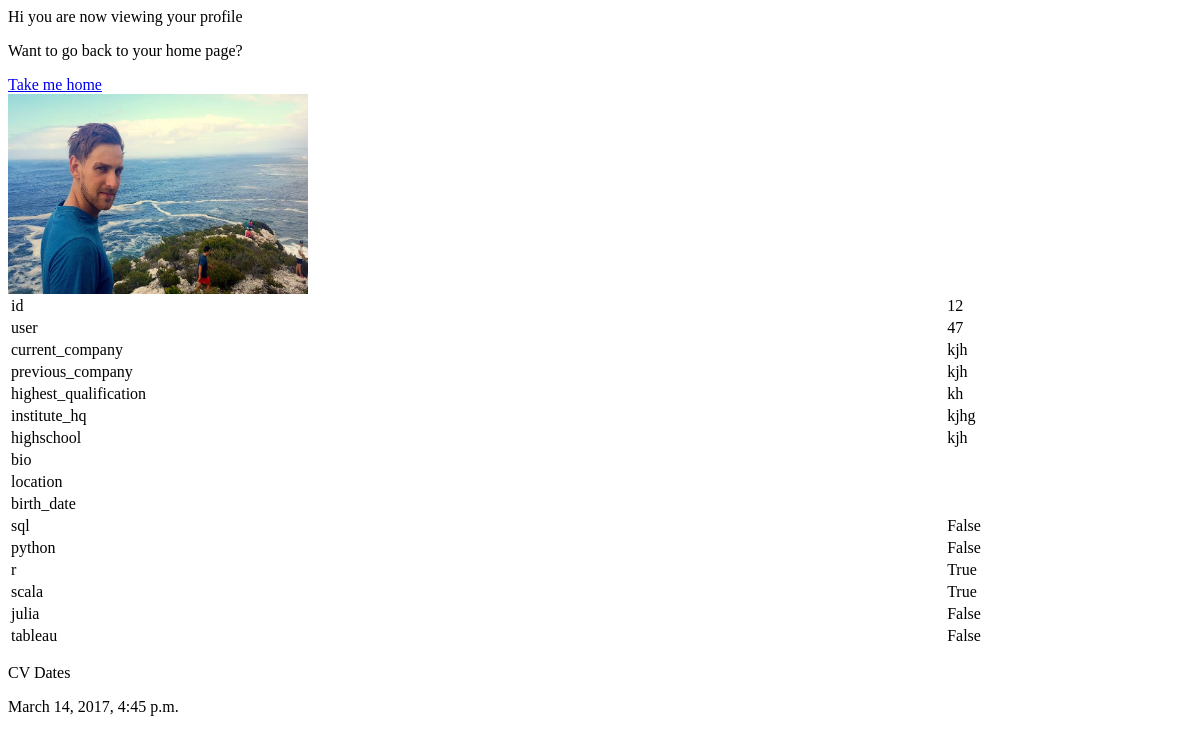
The app's page /createprofile/employee/view_profile/ (signed in), older data.
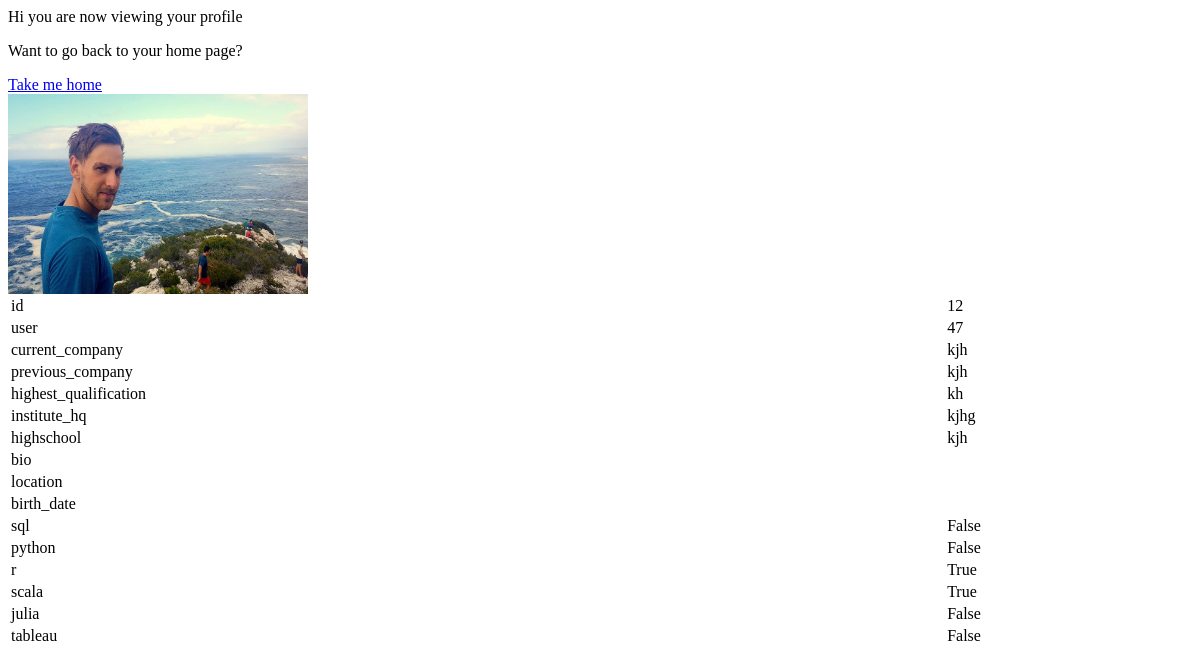
The same page, newer data.
### createprofile/models.py (models this page shows)
class Profile_Picture(models.Model):
    user = models.OneToOneField(User, on_delete=models.CASCADE)
    description = models.CharField(max_length=255, blank=True)
    photo = models.ImageField(upload_to="documents/photos/")
    uploaded_at = models.DateTimeField(auto_now_add=True)

class Employee_Profile(models.Model):
    user = models.OneToOneField(User, on_delete=models.CASCADE)
    current_company = models.TextField(max_length=100, blank=True)
    previous_company = models.TextField(max_length=100, blank=True)
    highest_qualification =  models.TextField(max_length=100, blank=True)
    institute_hq =  models.TextField(max_length=100, blank=True)
    highschool = models.TextField(max_length=100, blank=True)
    bio = models.TextField(max_length=500, blank=True)
    location = models.CharField(max_length=30, blank=True)
    birth_date = models.DateField(null=True, blank=True)
    sql = models.BooleanField(default = False)
    python = models.BooleanField(default = False)
    r = models.BooleanField(default = False)
    scala = models.BooleanField(default = False)
    julia  = models.BooleanField(default = False)
    tableau = models.BooleanField(default = False)
    def get_fields(self):
        return [(field.name, field.value_to_string(self)) for field in Employee_Profile._meta.fields]

class Document(models.Model):
    user = models.ForeignKey(User, on_delete=models.CASCADE)
    description = models.CharField(max_length=255, blank=True)
    document = models.FileField(upload_to="documents/", validators=[validate_cv_extension])
    uploaded_at = models.DateTimeField(auto_now_add=True)

### createprofile/views.py (the view)
@login_required
def employee_view_profile(request):
    user = Profile.objects.get(user=request.user)
    if(user.employer == True):
        return HttpResponseRedirect('/createprofile/employer/home/')
    u = Employee_Profile.objects.get(user=request.user)
    u_stats = Employee_Profile.objects.get(user=request.user)
    doc_stats = Document.objects.filter(user=request.user).order_by('-uploaded_at')[:1]
    print(doc_stats)
    image = Profile_Picture.objects.get(user=request.user)
    return render(request, 'createprofile/employee_view_profile.html', {'image': image ,'u_stats': u_stats, 'doc_stats' : doc_stats})

### createprofile/templates/createprofile/employee_view_profile.html
<p>Hi {{u.user}} you are now viewing your profile </p>
<p>Want to go back to your home page?</p>
<a href="{% url 'createprofile:employee_home' %}">Take me home</a>
<div>
<img src="{{ image.photo.url }}" alt = "poes" width = "300" height="200">
</div>
<table style="width:100%">
{% for name, value in u_stats.get_fields %}
	<tr>
    	<td>{{ name }}</td>
    	<td>{{ value }}</td>
    </tr>
{% endfor %}
</table>
{% for doc in doc_stats %}
<p> CV Dates </p>
<p> {{doc.uploaded_at}}</p>
{% endfor %}

Row changes from the older to the newer data that the page shows:
removed Document: uploaded_at "March 14, 2017, 4:45 p.m."
